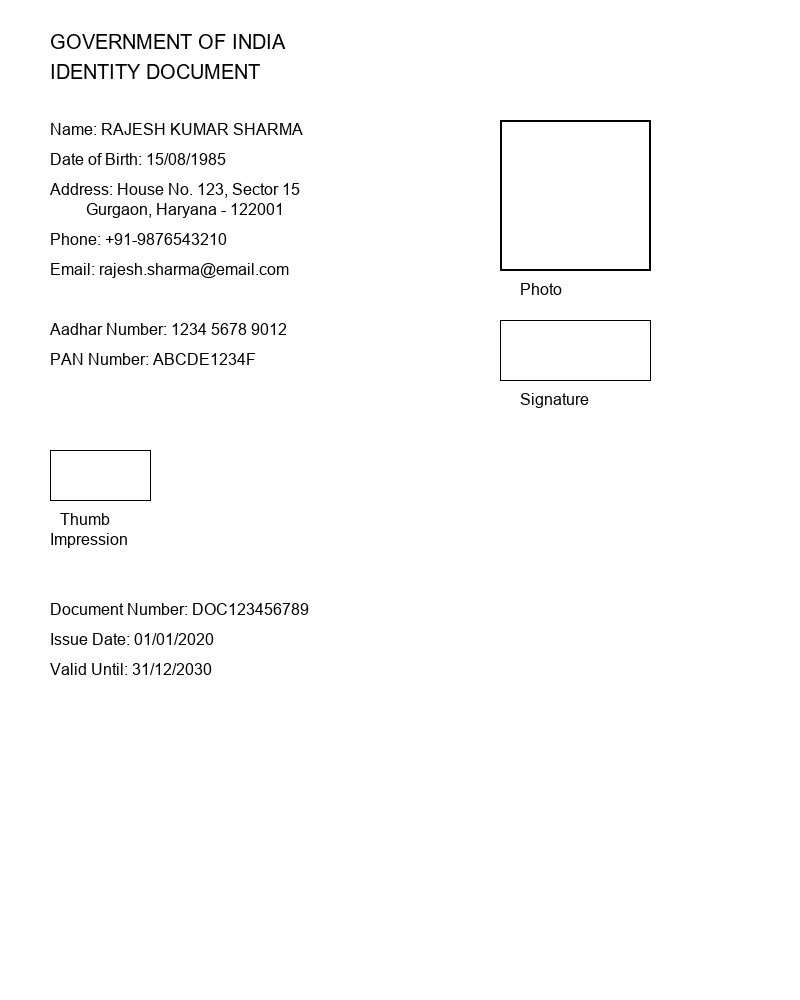
#> input picture ocr_project/sample_enhanced_document.png, 800 x 1000 px
$ python mrz_ocr.py ../sample_enhanced_document.png
#> lines starting #> are read from the running program, lines starting #| are printed output that depends on the picture; after the words box and inside, x2 and y2 are one past the last pixel; in counts of white or black regions, pixels touching at a corner belong together
### ocr_project/ocr/preprocess.py
"""Image preprocessing utilities for OCR"""

import cv2
import numpy as np
from PIL import Image
from pathlib import Path
from typing import Union, Tuple, Optional


def load_image(image_path: Union[str, Path]) -> Image.Image:
    """
    Load an image from file path.

    Args:
        image_path: Path to image file

    Returns:
        PIL Image object

    Raises:
        FileNotFoundError: If image file doesn't exist
        Exception: If image cannot be loaded
    """
#> called with image_path = '../sample_enhanced_document.png'
    try:
        image_path = Path(image_path)
        if not image_path.exists():
            raise FileNotFoundError(f"Image file not found: {image_path}")

        image = Image.open(image_path)
#> image is the input picture: PIL image 800x1000 RGB; min 0, max 255, mean 251
        return image
    except Exception as e:
        raise Exception(f"Failed to load image: {str(e)}")


def pil_to_cv2(pil_image: Image.Image) -> np.ndarray:
    """Convert PIL Image to OpenCV format."""
    return cv2.cvtColor(np.array(pil_image), cv2.COLOR_RGB2BGR)


def cv2_to_pil(cv2_image: np.ndarray) -> Image.Image:
    """Convert OpenCV image to PIL format."""
    return Image.fromarray(cv2.cvtColor(cv2_image, cv2.COLOR_BGR2RGB))


def to_grayscale(image: Union[Image.Image, np.ndarray]) -> np.ndarray:
    """
    Convert image to grayscale.

    Args:
        image: PIL Image or OpenCV image array

    Returns:
        Grayscale image as numpy array
    """
    if isinstance(image, Image.Image):
        # Convert PIL to OpenCV
        image = pil_to_cv2(image)

    if len(image.shape) == 3:
        return cv2.cvtColor(image, cv2.COLOR_BGR2GRAY)
    return image


# [197 lines left out: functions apply_threshold, denoise_image, enhance_contrast, resize_image, preprocess_image, preprocess_for_text_type, not called in this run]


# [27 lines that do not run on import are left out]

### ocr_project/ocr/mrz_ocr.py
"""MRZ (Machine Readable Zone) OCR processing for passports and ID documents"""

import re
import cv2
import numpy as np
from PIL import Image
from pathlib import Path
from typing import Union, Dict, Optional, Tuple
import pytesseract

from .preprocess import load_image, pil_to_cv2, cv2_to_pil, to_grayscale


class MRZParser:
    """Parser for MRZ (Machine Readable Zone) data from passports and ID documents."""

    # [186 lines left out: functions __init__, detect_mrz_type, parse_passport_mrz, parse_id_card_mrz, parse_mrz, not called in this run]


def preprocess_mrz_image(image_input: Union[str, Path, Image.Image]) -> Image.Image:
    """
    Specialized preprocessing for MRZ regions.

    Args:
        image_input: Image path or PIL Image object

    Returns:
        Preprocessed PIL Image optimized for MRZ OCR
    """
    # Load image
    if isinstance(image_input, (str, Path)):
        image = load_image(image_input)
    else:
        image = image_input

    cv_image = pil_to_cv2(image)

    # Convert to grayscale
    if len(cv_image.shape) == 3:
        gray = to_grayscale(cv_image)
    else:
        gray = cv_image.copy()

    # Resize for better OCR (MRZ text is usually small)
    height, width = gray.shape
    if width < 1200:  # Scale up if image is small
        scale = 1200 / width
        new_width = int(width * scale)
        new_height = int(height * scale)
        gray = cv2.resize(gray, (new_width, new_height), interpolation=cv2.INTER_CUBIC)

    # Apply Gaussian blur to reduce noise
    blurred = cv2.GaussianBlur(gray, (3, 3), 0)

    # Apply threshold to get binary image
    _, thresh = cv2.threshold(blurred, 0, 255, cv2.THRESH_BINARY + cv2.THRESH_OTSU)

    # Apply morphological operations to clean up the image
    kernel = cv2.getStructuringElement(cv2.MORPH_RECT, (2, 1))
    cleaned = cv2.morphologyEx(thresh, cv2.MORPH_CLOSE, kernel)

    return Image.fromarray(cleaned, mode='L')


def detect_mrz_region(image_input: Union[str, Path, Image.Image]) -> Optional[Image.Image]:
    """
    Detect and extract MRZ region from document image.

    Args:
        image_input: Image path or PIL Image object

    Returns:
        Cropped MRZ region as PIL Image, or None if not found
    """
    # Load image
    if isinstance(image_input, (str, Path)):
        image = load_image(image_input)
    else:
        image = image_input

    cv_image = pil_to_cv2(image)
    gray = to_grayscale(cv_image) if len(cv_image.shape) == 3 else cv_image.copy()

    # Apply threshold
    _, thresh = cv2.threshold(gray, 0, 255, cv2.THRESH_BINARY + cv2.THRESH_OTSU)
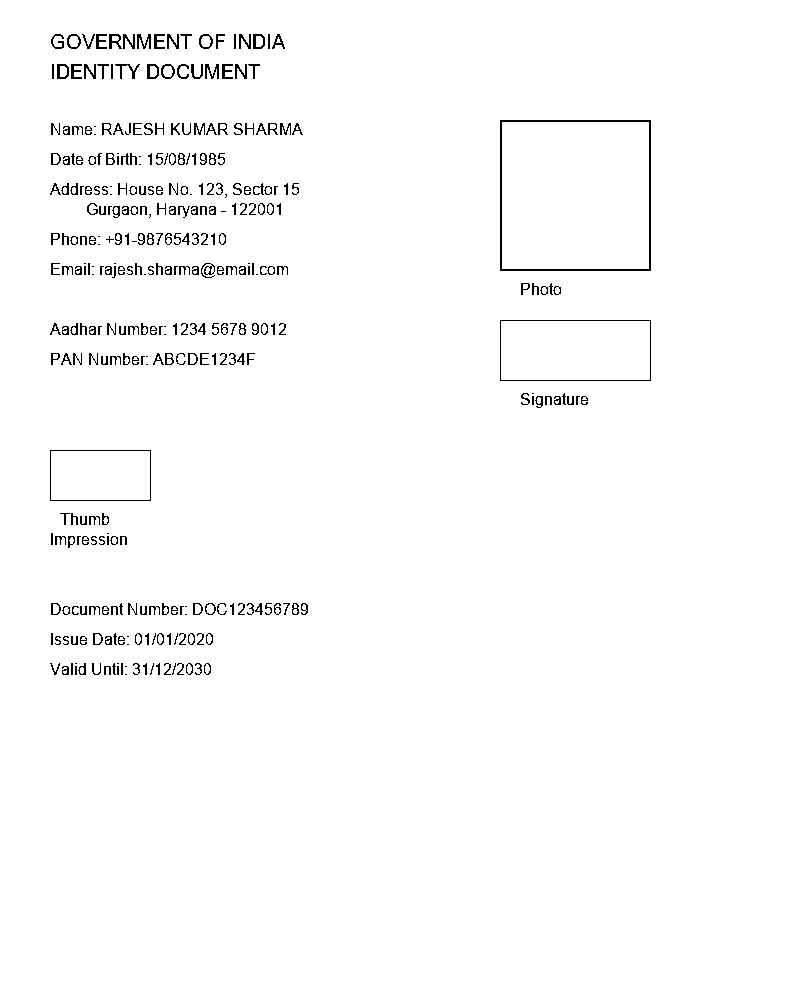
#> thresh: shape (1000, 800); 98.3% white; black in thin lines or dots, all inside (x1, y1, x2, y2) = (50, 34, 651, 675)

    # Find contours
    contours, _ = cv2.findContours(thresh, cv2.RETR_EXTERNAL, cv2.CHAIN_APPROX_SIMPLE)
#> contours = [[[0, 0], [0, 999], [799, 999], [799, 0]]]

    # Look for rectangular regions that might contain MRZ
    height, width = gray.shape
#> height = 1000; width = 800
    mrz_candidates = []

    for contour in contours:
        x, y, w, h = cv2.boundingRect(contour)

        # MRZ is typically in the bottom 30% of the document
        # and spans most of the width
        if (y > height * 0.7 and  # Bottom region
            w > width * 0.6 and   # Wide enough
            h > 20 and h < height * 0.2):  # Appropriate height

            mrz_candidates.append((x, y, w, h))
#> this loop made 1 pass
#> (contour, x, y, w, h) on pass 1: ([[0, 0], [0, 999], [799, 999], [799, 0]], 0, 0, 800, 1000)
#> after the loop, mrz_candidates = []

    if mrz_candidates:
        # Take the largest candidate (most likely to be MRZ)
        x, y, w, h = max(mrz_candidates, key=lambda rect: rect[2] * rect[3])

        # Add some padding
        padding = 10
        x = max(0, x - padding)
        y = max(0, y - padding)
        w = min(width - x, w + 2 * padding)
        h = min(height - y, h + 2 * padding)

        # Crop the MRZ region
        mrz_region = gray[y:y+h, x:x+w]
        return Image.fromarray(mrz_region, mode='L')

    # If no MRZ region detected, return bottom 25% of image
    bottom_region = gray[int(height * 0.75):, :]
#> bottom_region: shape (250, 800); every value is 255
    return Image.fromarray(bottom_region, mode='L')


def extract_mrz_text(image_input: Union[str, Path, Image.Image],
                     auto_detect_region: bool = True) -> dict:
    """
    Extract and parse MRZ text from document image.

    Args:
        image_input: Image path or PIL Image object
        auto_detect_region: Whether to automatically detect MRZ region

    Returns:
        Dictionary containing parsed MRZ data
    """
    try:
        # Auto-detect MRZ region if requested
        if auto_detect_region:
            mrz_image = detect_mrz_region(image_input)
        else:
            mrz_image = image_input

        # Preprocess the MRZ image
        processed_image = preprocess_mrz_image(mrz_image)
#> in pil_to_cv2 (call 2), `return cv2.cvtColor(np.array(pil_image), cv2.COLOR_RGB2BGR)`: returned value: shape (250, 800, 3); every value is 255
#> in preprocess_mrz_image, `gray = cv2.resize(gray, (new_width, new_height), interpolation=cv2.INT..`: gray: shape (375, 1200); every value is 255

        # OCR configuration optimized for MRZ
        mrz_config = '--psm 6 -c tessedit_char_whitelist=ABCDEFGHIJKLMNOPQRSTUVWXYZ0123456789<'

        # Extract text
#> (the run stopped early here; a loop or call above may not have finished)

$ run again, on ocr_project/test_certificate.png
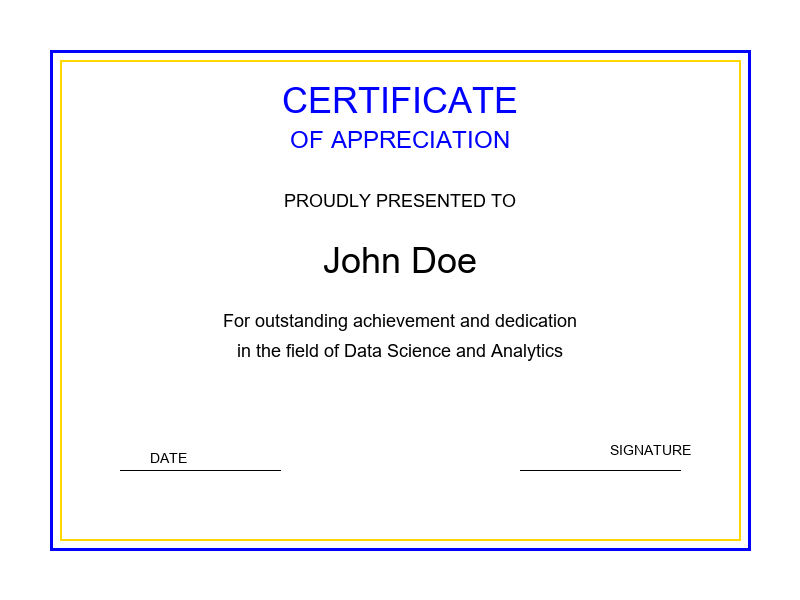
#> input picture ocr_project/test_certificate.png, 800 x 600 px
#> in load_image, image is the input picture: PIL image 800x600 RGB; mean R, G, B 246.7, 246.3, 249.7
#> in detect_mrz_region, `_, thresh = cv2.threshold(gray, 0, 255, cv2.THRESH_BINARY + cv2.THRESH..`:
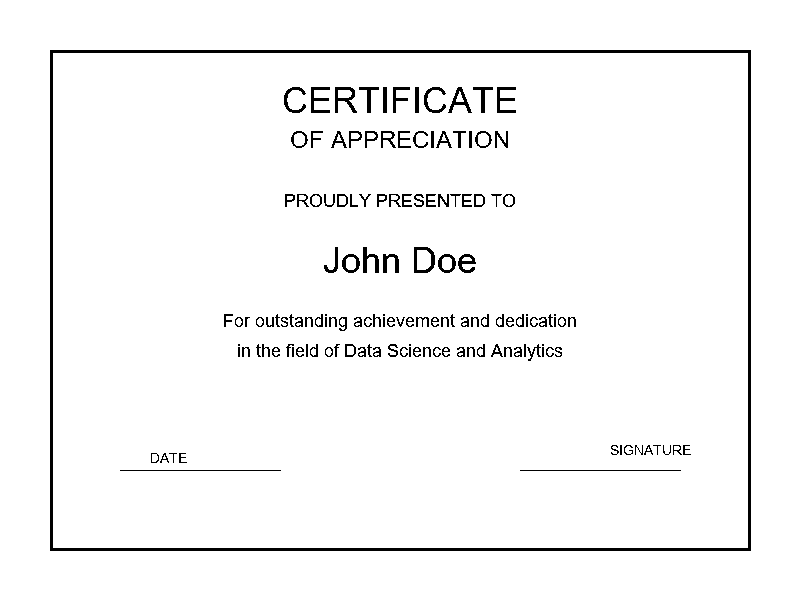
#> thresh: shape (600, 800); 96.6% white; 145 black regions (9 under 20 px), largest, box (x1, y1, x2, y2) and area: (50, 50, 751, 551) 7176, (335, 87, 357, 113) 245, (414, 247, 435, 273) 239
#> contours = [[[0, 0], [0, 599], [799, 599], [799, 0]]]
#> the loop in detect_mrz_region, `for contour in contours:` made 1 pass
#> (contour, x, y, w, h) on pass 1: ([[0, 0], [0, 599], [799, 599], [799, 0]], 0, 0, 800, 600)
#> after the loop in detect_mrz_region, `for contour in contours:`: mrz_candidates = []
#> in preprocess_mrz_image, `cleaned = cv2.morphologyEx(thresh, cv2.MORPH_CLOSE, kernel)`:
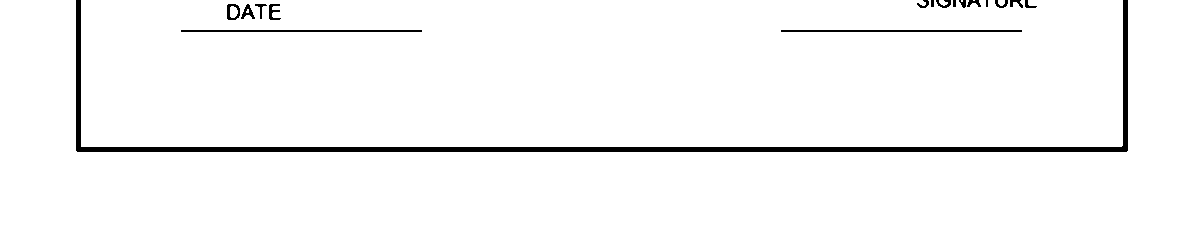
#> cleaned: shape (225, 1200); 96.9% white; 17 black regions (1 under 20 px), largest, box (x1, y1, x2, y2) and area: (76, 0, 1128, 152) 6729, (181, 30, 422, 32) 482, (781, 30, 1022, 32) 482

$ run again, on ocr_project/test_document.png
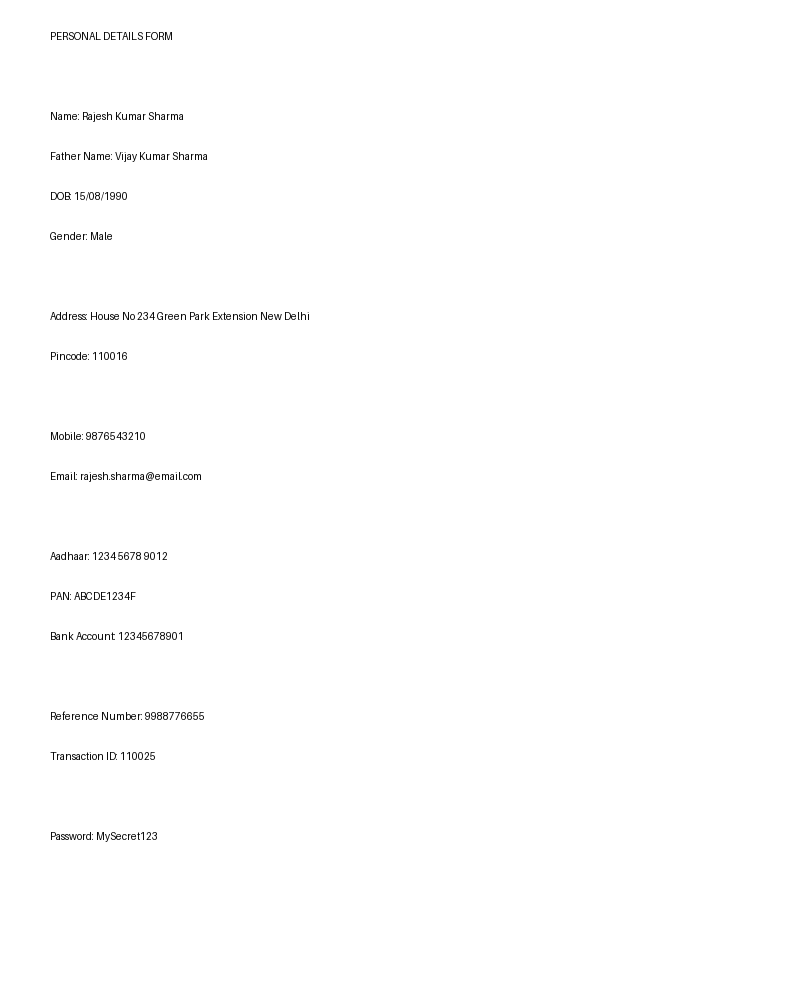
#> input picture ocr_project/test_document.png, 800 x 1000 px
#> in load_image, image is the input picture: PIL image 800x1000 RGB; min 1, max 255, mean 253.6
#> contours = [[[0, 0], [0, 999], [799, 999], [799, 0]]]
#> the loop in detect_mrz_region, `for contour in contours:` made 1 pass
#> (contour, x, y, w, h) on pass 1: ([[0, 0], [0, 999], [799, 999], [799, 0]], 0, 0, 800, 1000)
#> after the loop in detect_mrz_region, `for contour in contours:`: mrz_candidates = []
#> in preprocess_mrz_image, `_, thresh = cv2.threshold(blurred, 0, 255, cv2.THRESH_BINARY + cv2.THR..`:
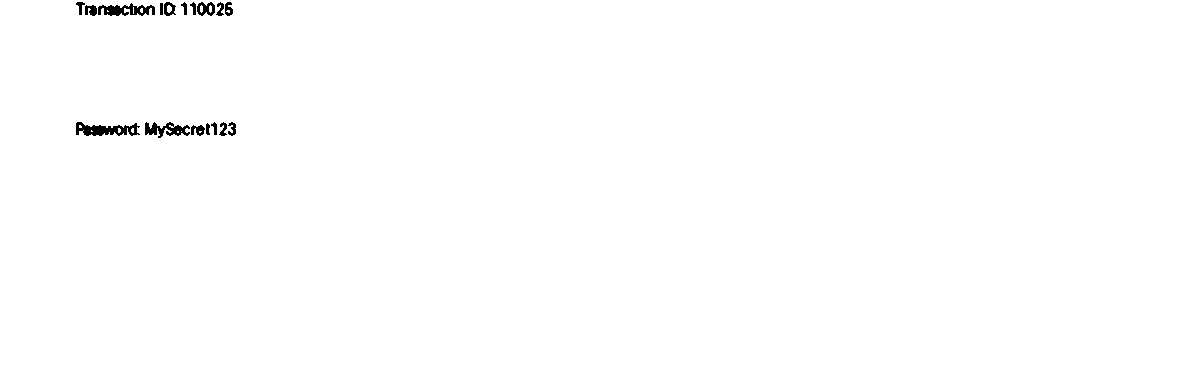
#> thresh: shape (375, 1200); 99.5% white; 17 black regions, largest, box (x1, y1, x2, y2) and area: (76, 122, 140, 136) 519, (98, 3, 155, 16) 423, (145, 122, 190, 138) 369
#> in preprocess_mrz_image, `cleaned = cv2.morphologyEx(thresh, cv2.MORPH_CLOSE, kernel)`:
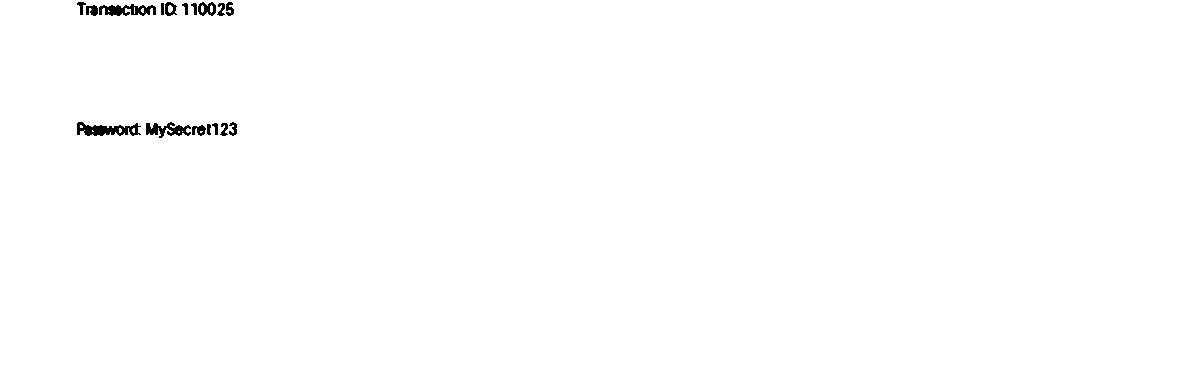
#> cleaned: shape (375, 1200); 99.5% white; 17 black regions, largest, box (x1, y1, x2, y2) and area: (77, 122, 141, 136) 517, (99, 4, 156, 16) 422, (146, 122, 191, 138) 366
